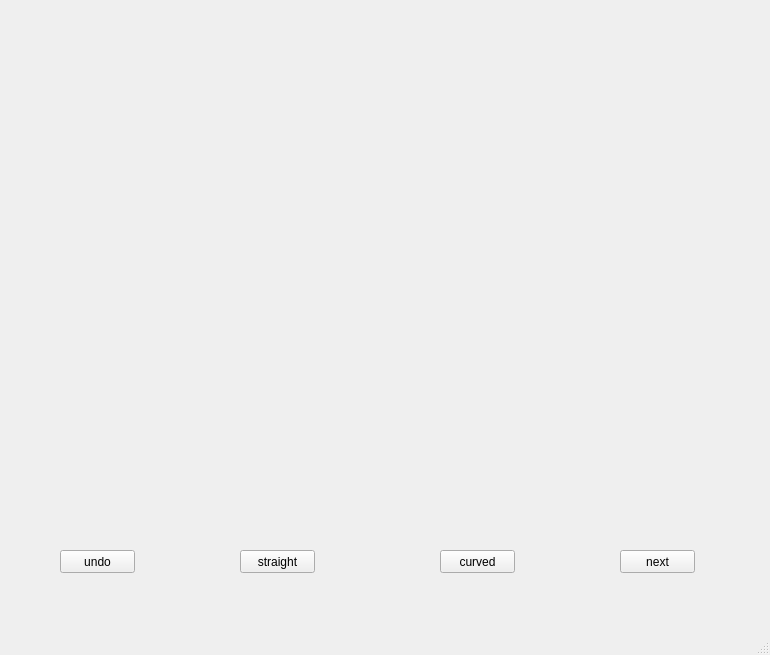
<?xml version="1.0" encoding="UTF-8"?>
<ui version="4.0">
 <class>MainWindow</class>
 <widget class="QMainWindow" name="Tool version 2">
  <property name="geometry">
   <rect>
    <x>0</x>
    <y>0</y>
    <width>770</width>
    <height>655</height>
   </rect>
  </property>
  <property name="windowTitle">
   <string>MainWindow</string>
  </property>
  <widget class="QWidget" name="centralwidget">
   <widget class="QLabel" name="label">
    <property name="geometry">
     <rect>
      <x>20</x>
      <y>0</y>
      <width>731</width>
      <height>511</height>
     </rect>
    </property>
    <property name="text">
     <string/>
    </property>
    <property name="pixmap">
     <pixmap>../data/draft/Screenshot 2024-06-12 163832.png</pixmap>
    </property>
    <property name="scaledContents">
     <bool>true</bool>
    </property>
   </widget>
   <widget class="QPushButton" name="pushButton">
    <property name="geometry">
     <rect>
      <x>60</x>
      <y>550</y>
      <width>75</width>
      <height>23</height>
     </rect>
    </property>
    <property name="text">
     <string>undo</string>
    </property>
   </widget>
   <widget class="QPushButton" name="pushButton_2">
    <property name="geometry">
     <rect>
      <x>240</x>
      <y>550</y>
      <width>75</width>
      <height>23</height>
     </rect>
    </property>
    <property name="text">
     <string>straight</string>
    </property>
   </widget>
   <widget class="QPushButton" name="pushButton_3">
    <property name="geometry">
     <rect>
      <x>440</x>
      <y>550</y>
      <width>75</width>
      <height>23</height>
     </rect>
    </property>
    <property name="text">
     <string>curved</string>
    </property>
   </widget>
   <widget class="QPushButton" name="pushButton_4">
    <property name="geometry">
     <rect>
      <x>620</x>
      <y>550</y>
      <width>75</width>
      <height>23</height>
     </rect>
    </property>
    <property name="text">
     <string>next</string>
    </property>
   </widget>
  </widget>
  <widget class="QMenuBar" name="menubar">
   <property name="geometry">
    <rect>
     <x>0</x>
     <y>0</y>
     <width>770</width>
     <height>22</height>
    </rect>
   </property>
  </widget>
  <widget class="QStatusBar" name="statusbar"/>
 </widget>
 <resources/>
 <connections/>
</ui>
